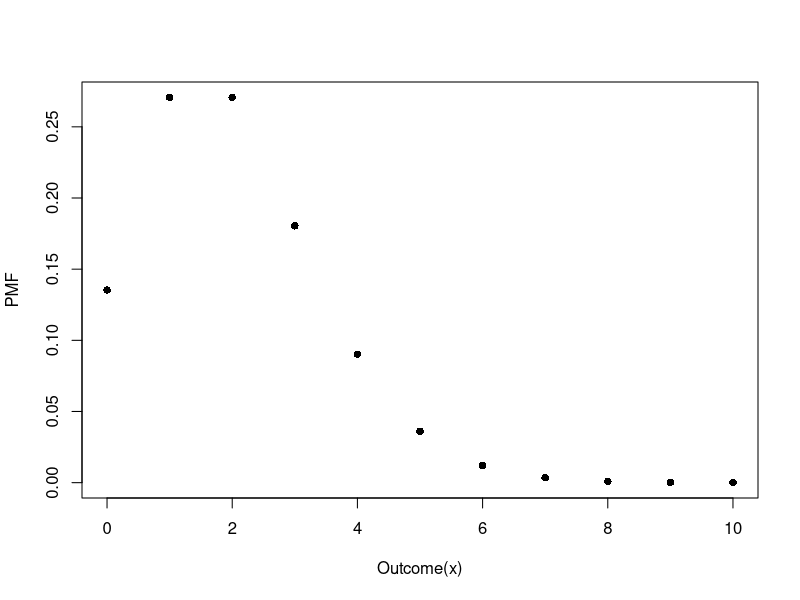
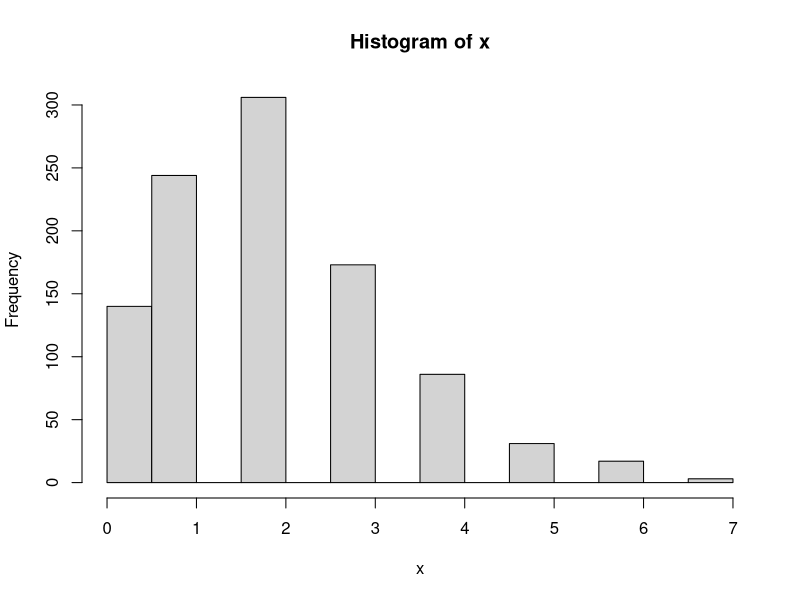
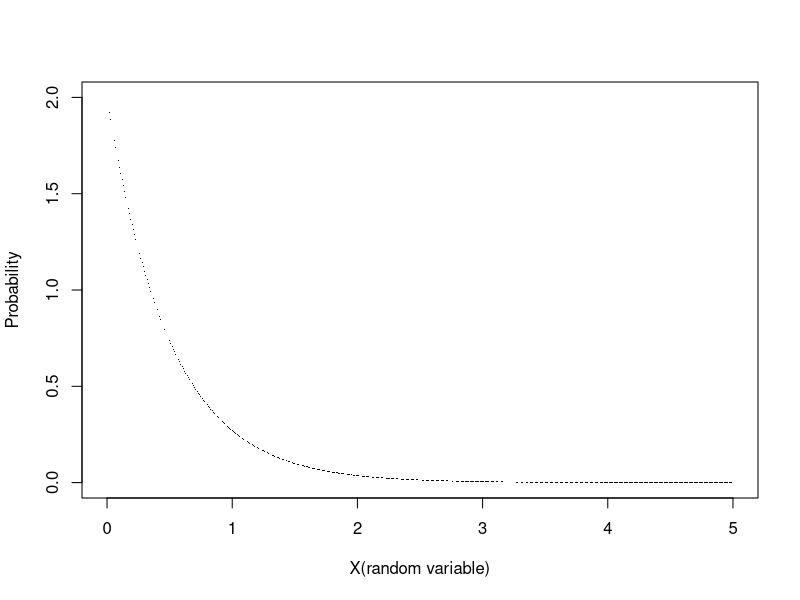
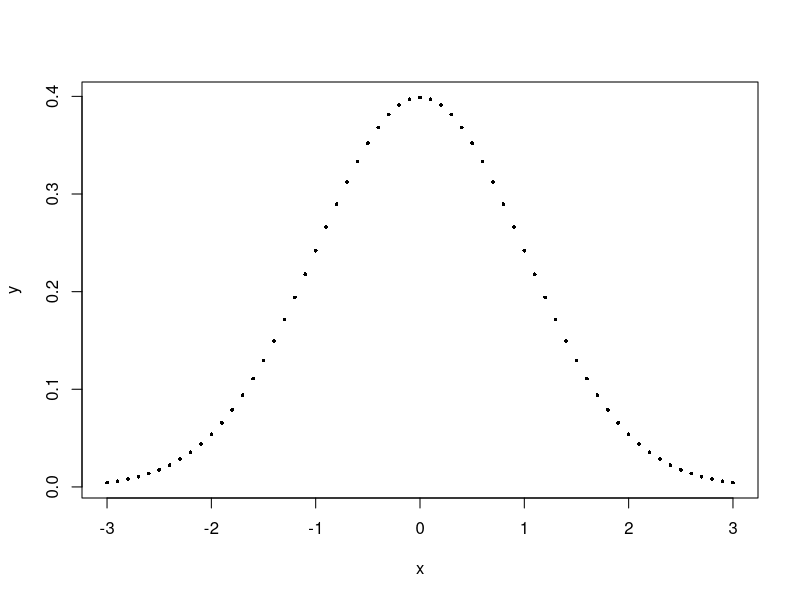
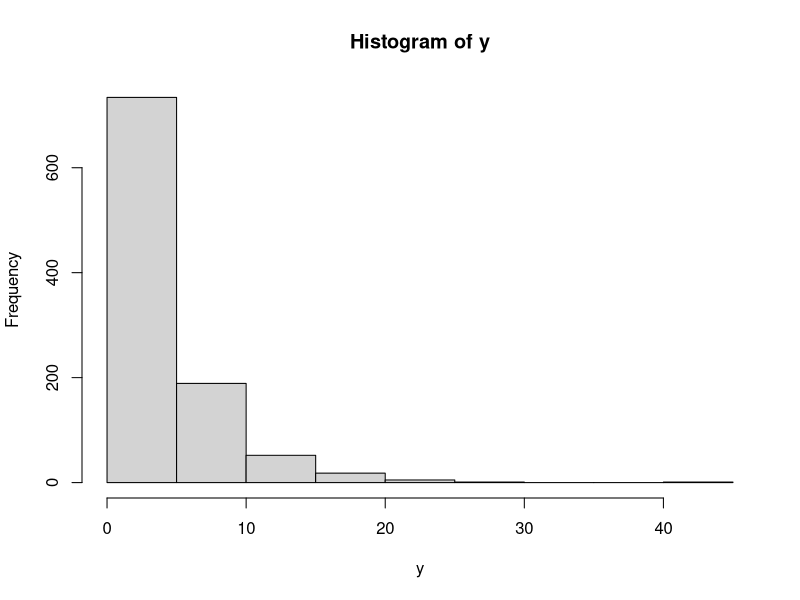
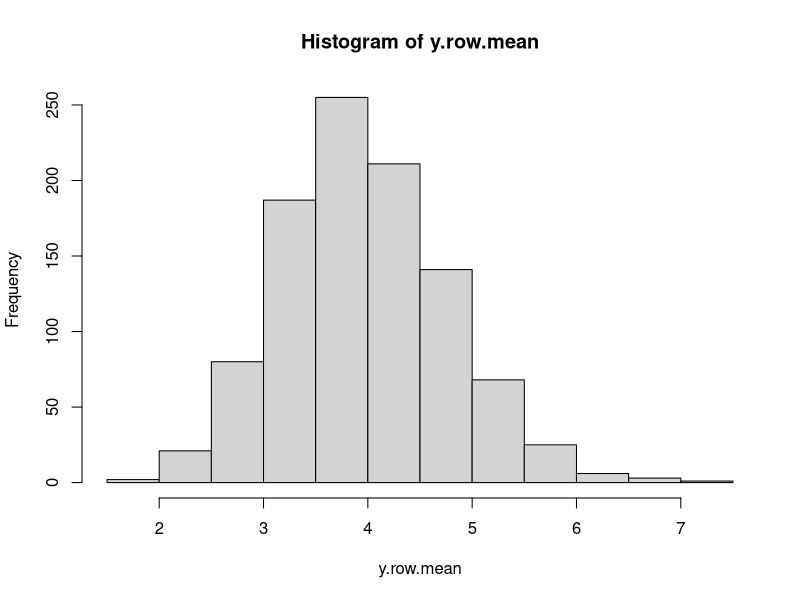
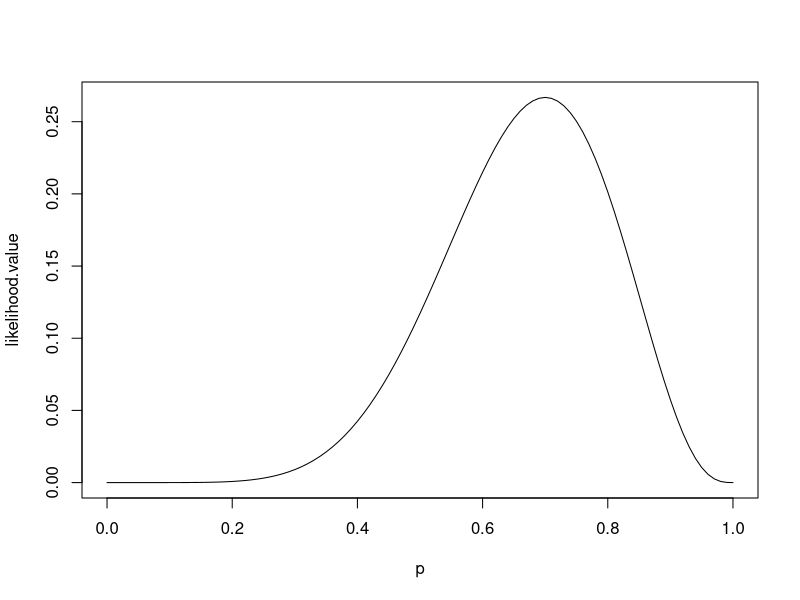
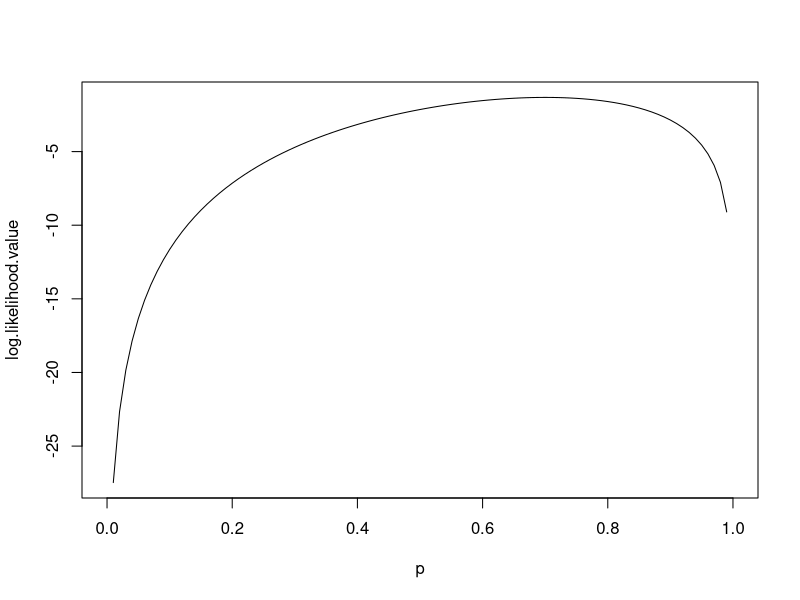

The R script that drew these images, in order: (Note: this script raises an error after producing the figures.)


rm(list = ls())
graphics.off()


# Q3-2: X ~ Poisson(numda = 2) visualize the PMF
x <- 0:10
y <- dpois(x, lambda = 2)
plot(x, y, pch = 16, ylab = 'PMF', xlab = 'Outcome(x)')


# Q3-3: calculate the Poisson P(x=4) and P(x <= 3)
# 1. Pr(x = 4)
exp(-2)*2^4 / factorial(x = 4)
dpois(x = 4,lambda = 2)
# 2. Pr(x<=3)
sum(dpois(0:3, lambda = 2))
ppois(3, lambda = 2)
exp(-2)*(2^3/factorial(3)+2^2/factorial(2)+2^1/factorial(1))

# Q3-4: simulate Poisson with lambda = 2
x <- rpois(1000,lambda = 2)
x
hist(x)

set.seed(123)
x <- rpois(10, lambda = 2)
y <- rpois(10, lambda = 2)
x == y # not equal
# reset seeds
set.seed(123)
z = rpois(10, lambda = 2)
x == z # should be all equaled

# Q4-4: X~Exponential(lambda = 2). Plot the PDF of X for Rx=[0,5] with interval 0.01
inter <- seq(0,5,0.01)
Pr_X <- dexp(x = inter, rate = 2)
plot(inter, Pr_X, pch = 16, cex = 0.1, xlab = 'X(random variable)', ylab = 'Probability')

# Q4-5: calculate the probability of an interval using PDF
integrate(dexp, lower = 0, upper = 1, rate = 2)

# Q5-1: Plot standard normal distribution from -3 to 3
x <- seq(-3,3,0.1)
y <- dnorm(mean = 0, sd = 1, x = x)
plot(x, y, pch = 16, cex = 0.5)

integrate(dnorm, lower = 2, upper = 3)
pnorm(3)-pnorm(2)
integrate(dnorm, lower = -1.96, upper = 1.96)
pnorm(1.96)-pnorm(-1.96)

# Q6: CLT:Central limit theorem
y <- rnbinom(1000, 1, 0.2)
hist(y)
y <- matrix(rnbinom(30*1000, 1, 0.2), nrow = 1000, ncol = 30)
y.row.mean <- apply(y, 1, mean)
hist(y.row.mean)



# r: generate random number in specific distribution
rnorm(20)
# d:pmf/pdf
dnorm(1:3)
# p:cdf
pnorm(q = 1.96) - pnorm(-1.96)
integrate(dnorm,lower = -1.96, upper = 1.96)
sum(dnorm(-1.96:1.96))
# q:quantile
qnorm(0.3)







########################## Tuesday ##########################
############ example in class
# write down the likelihood function
binomial.likelihood <- function(p){
  choose(10,7)*p^7*(1-p)^3
}
# calculate the likelihood value at 9 = 0.1
binomial.likelihood(p=0.1)
# plot the likelihood function for a range of P
p <- seq(0, 1, 0.01)
likelihood.value <- binomial.likelihood(p)
plot(p, likelihood.value, type = 'l')
# plot the log likelihood function
log.binomial.likelihood <- function(p){
  log(binomial.likelihood(p = p))
}
# plot the log-likelihood 
p <- seq(0,1,0.01)
log.likelihood.value <- log.binomial.likelihood(p)
plot(p, log.likelihood.value, type = 'l')

# check optimize
optimize(binomial.likelihood, interval = c(0,1), maximum = TRUE)


############ Rabbit Example ############
# read the data
recap.data <- read.csv("../data/recapture.csv", header = TRUE)
# scatterplot
plot(recap.data$day, recap.data$length_diff, pch = 19)

# 1. log-likelihood
regression.log.likelihood <- function(parm, dat){
  a <- parm[1]
  b <- parm[2]
  sigma <- parm[3]
  
  x <- dat[,1]
  y <- dat[,2]
  
  density <- dnorm(y, mean = a+b*x, sd = sigma, log = T)
  
  # the log-likelihood is the sum of individual log-density
  return(sum(density))
}

# 2. log-likelihood + error
regression.log.likelihood2 <- function(parm, dat){
  a <- parm[1]
  b <- parm[2]
  sigma <- parm[3]
  
  x <- dat[,1]  
  y <- dat[,2]
  
  error.term <- (y-a-b*x)
  density <- dnorm(error.term, mean = 0, sd = sigma, log = T)
  
  return(sum(density))
}

regression.log.likelihood(c(1,1,1), dat = recap.data)
regression.log.likelihood2(c(1,1,1), dat = recap.data)

# optimise the log-likelihood funcion
optim(par = c(1,1,1), regression.log.likelihood, method = 'L-BFGS-B',
      lower = c(-1000,-1000,0.0001), upper = c(1000,1000,10000),
      control = list(fnscale=-1), dat = recap.data, hessian = T)

# perform the same analysis with lm()
m <- lm(length_diff ~day, data = recap.data)
summary(m)
n <- nrow(recap.data)
sqrt(var(m$residual)*(n-1)/n)


############ Q7 ############








########################## Wednesday ##########################
# Question 3
## 1>
flip_coin <- function(p,n,y){
  return(choose(n,y)*(p^y)*((1-p)^(n-y)))
}
# M1: the simplified model with p = 0.5(p is fixed), Under M1, there is 0 free parameter. The maximised likelihood under M1 is
L_0.5 <- flip_coin(0.5,10,7)
log_L_0.5 <- log(L_0.5)
# M2: the Null model with 1 free parameter. We know from Tuesday that the likelihood is maximised when p=0.7. Hence the maximised likelihood under M1 is
L_0.7 <- flip_coin(0.7,10,7)
log_L_0.7 <- log(L_0.7)
# LRT statistic 
D <- 2*(log_L_0.7 - log_L_0.5)
# df of this test is 1-0=1, critical value of chi-square is 3.84.
# Since D < critical value, we accept M1 as the simplified model, do not reject the fair coin hypothesis.

## 2>
# M1: the simplified model with p = 0.5(p is fixed), 
# Under M1, there is 0 free parameter. The maximised likelihood under M1 is
L_1 <- flip_coin(0.5,50,35)
L_1
log_L_1 <- log(L_1)
log_L_1
# M2: the Null model with 1 free parameter. 
# We know from Tuesday that the likelihood is maximised when p=0.7. 
# Hence the maximised likelihood under M1 is
L_2 <- flip_coin(0.7,50,35)
L_2
log_L_2 <- log(L_2)
log_L_2
# LRT statistic 
D <- 2*(log_L_2 - log_L_1)
D
# df of this test is 1-0=1, critical value of chi-square is 3.84.
# Since D >> critical value, we reject M1 as the simplified model, do not reject the fair coin hypothesis.

# Question 4
## read the data
flower <- read.table("../data/flowering.txt", header = T)
names(flower)
## visualize the data
par(mfrow = c(1,2))
plot(flower$Flowers, flower$State)
plot(flower$Root, flower$State)
## define the logistic log likelihood function
logistic <- function(parm,dat){
  a <- parm[1]
  b <- parm[2]
  c <- parm[3]
  state <- dat[,1]
  flowers <- dat[,2]
  root <- dat[,3]
  # model the success probability, via expit transformation
  p <- exp(a+b*flowers+c*root) / (1+exp(a+b*flowers+c*root))
  # the log likelihood function
  log.like <- sum(state*log(p)+(1-state)*log(1-p))
  
  return(log.like)
}

# try
logistic(c(0,0,0), dat = flower)

# Maximize the log likelihood 
M1 <- optim()
M1
########################## Thursday ##########################
########################## Friday ##########################
